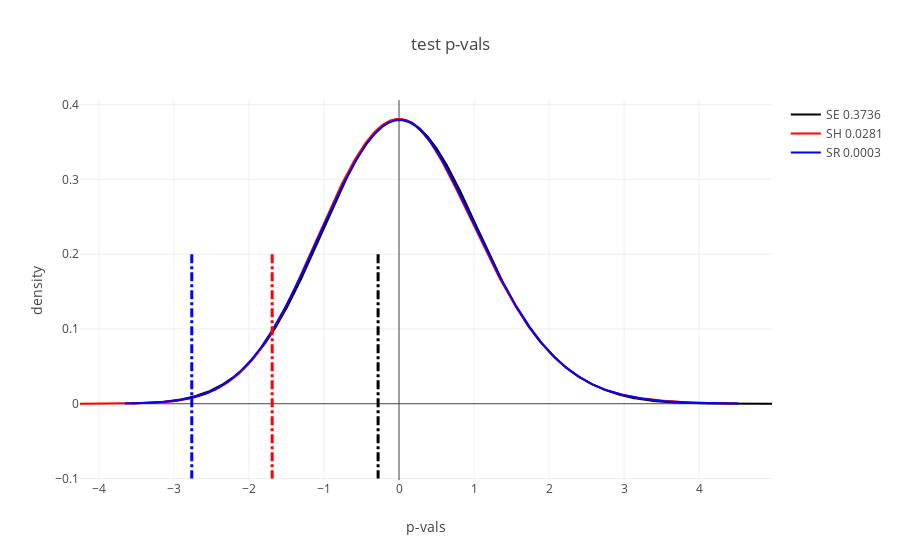

Write notebook code for a chart like this one.
### Code cell
from sklearn.cluster import MeanShift, estimate_bandwidth

fig_roost_dens= []

shapes_pval= []
group_vectors= [
    SE_sim_vector,
    SH_sim_vector,
    SR_sim_vector
]

gp_names= ['SE','SH','SR']

gp_colors= ['black','red','blue']

for gp in range(len(group_vectors)):
    
    ### randomization
    
    p_vals_test, t_stats, focus_p= Samp_ttest_rand(Sev_sim_vector, group_vectors[gp],Nrep= int(1e4))

    X_plot = np.linspace(min(t_stats)-.5, max(t_stats) + .5, 1000)
    
    band= estimate_bandwidth(np.array(t_stats).reshape(-1,1), quantile=0.2, n_samples=len(t_stats))

    kde = KernelDensity(kernel='gaussian', bandwidth= band).fit(np.array(t_stats).reshape(-1,1))

    log_dens = kde.score_samples(X_plot.reshape(-1,1))
    
    ### Actual test
    
    testP= stats.ttest_ind(Sev_sim_vector,group_vectors[gp], equal_var = False)
    testP= [round(x,3) for x in testP]
    
    ###
    
    ratio_p= len([x for x in t_stats if x < testP[0]]) / len(t_stats)
    
    print(gp_names[gp])
    print('Cdf: {}'.format(ratio_p))
    print(np.median(np.median(t_stats)))

    fig_roost_dens.append(go.Scatter(x=X_plot, y=np.exp(log_dens), 
                                mode='lines',
                                name= '{} {}'.format(gp_names[gp],ratio_p),
                                line= dict(color= gp_colors[gp],
                                          width= 2
                                          )))



    shapes_pval.append(
        {
            'type': 'line',
            'x0': testP[0],
            'y0': 0.2,
            'x1': testP[0],
            'y1': -.1,
            'line': {
                'width': 3,
                'dash': 'dashdot',
                'color': gp_colors[gp]
            },
        })


layout= go.Layout(
    title= 'test p-vals',
    xaxis= dict(title= 'p-vals'),
    yaxis= dict(title= 'density'),
    shapes= shapes_pval
)

fig = go.Figure(data=fig_roost_dens, layout= layout)
iplot(fig)

### Figure 1 — Plotly figure (JSON) as saved in the notebook; plotly's stock layout.template omitted (floating-point values rounded to 4 significant figures; data arrays with more than 128 entries replaced by an {"elided": "..."} marker saying what was removed)
{"data": [{"line": {"color": "black", "width": 2}, "mode": "lines", "name": "SE 0.3736", "type": "scatter", "uid": "a284f1d0-0cf4-4b56-8ceb-779aec1c756c", "x": {"elided": "1000 float values"}, "y": {"elided": "1000 float values"}}, {"line": {"color": "red", "width": 2}, "mode": "lines", "name": "SH 0.0281", "type": "scatter", "uid": "21362770-86df-406b-ae20-19d21f4a35f5", "x": {"elided": "1000 float values"}, "y": {"elided": "1000 float values"}}, {"line": {"color": "blue", "width": 2}, "mode": "lines", "name": "SR 0.0003", "type": "scatter", "uid": "316751e7-3e5f-4686-97fc-6984b8e40f0b", "x": {"elided": "1000 float values"}, "y": {"elided": "1000 float values"}}], "layout": {"shapes": [{"line": {"color": "black", "dash": "dashdot", "width": 3}, "type": "line", "x0": -0.279, "x1": -0.279, "y0": 0.2, "y1": -0.1}, {"line": {"color": "red", "dash": "dashdot", "width": 3}, "type": "line", "x0": -1.691, "x1": -1.691, "y0": 0.2, "y1": -0.1}, {"line": {"color": "blue", "dash": "dashdot", "width": 3}, "type": "line", "x0": -2.763, "x1": -2.763, "y0": 0.2, "y1": -0.1}], "title": {"text": "test p-vals"}, "xaxis": {"title": {"text": "p-vals"}}, "yaxis": {"title": {"text": "density"}}}}
